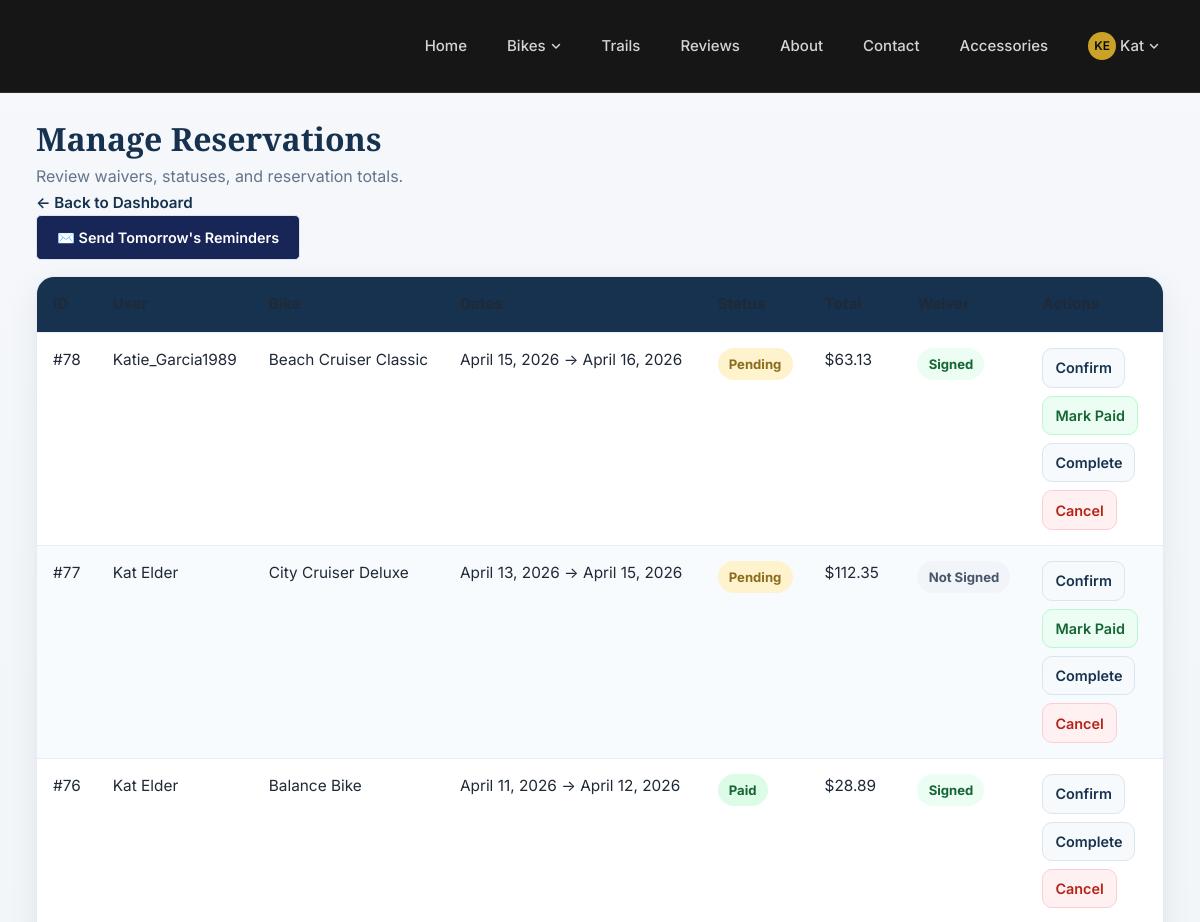
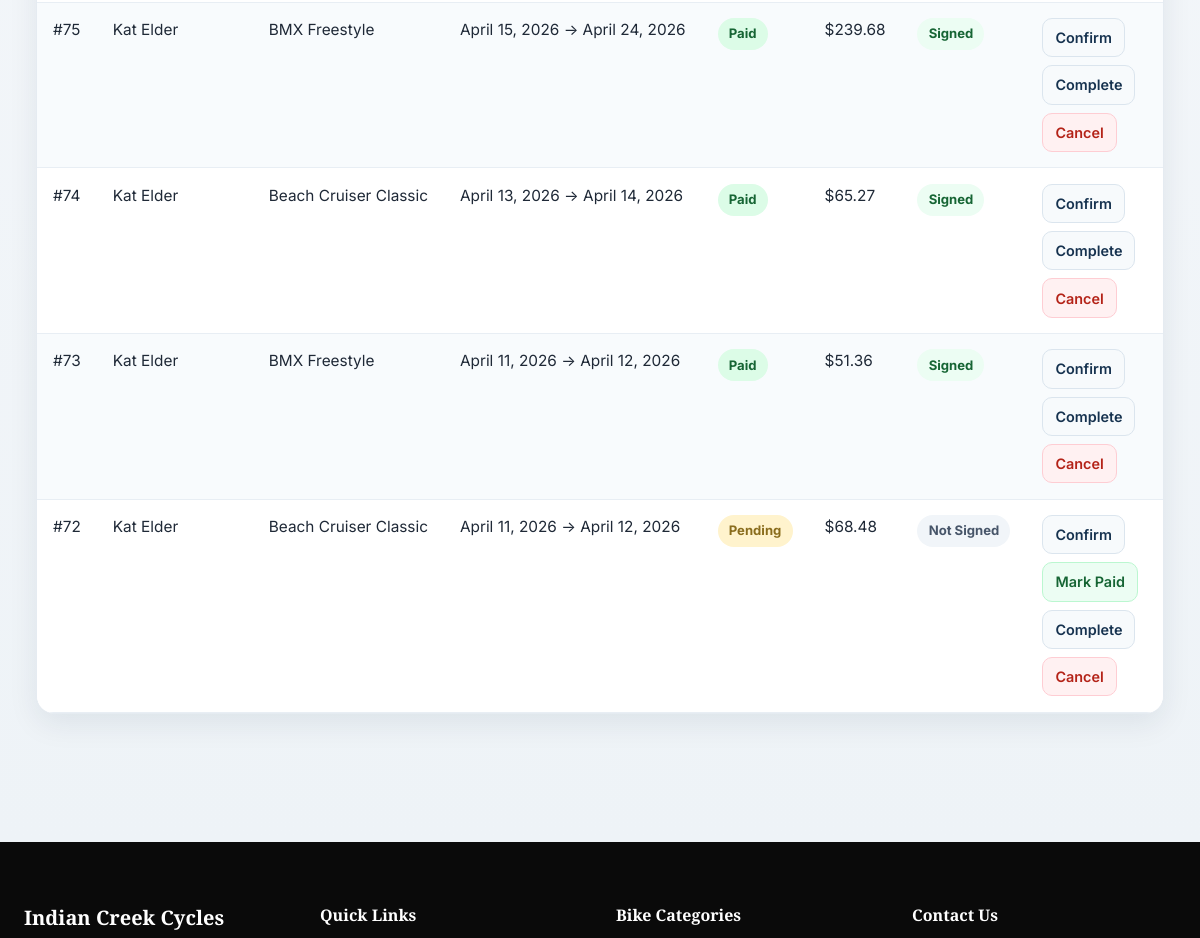
Before: /admin-dashboard/reservations/ (signed in, upper part) with the older database file (2 pictures, top to bottom).
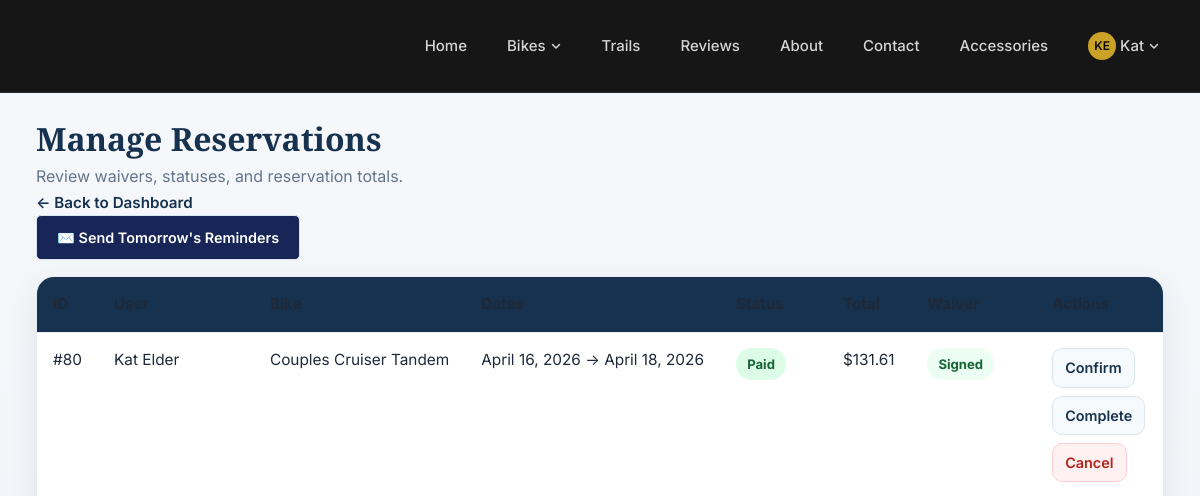
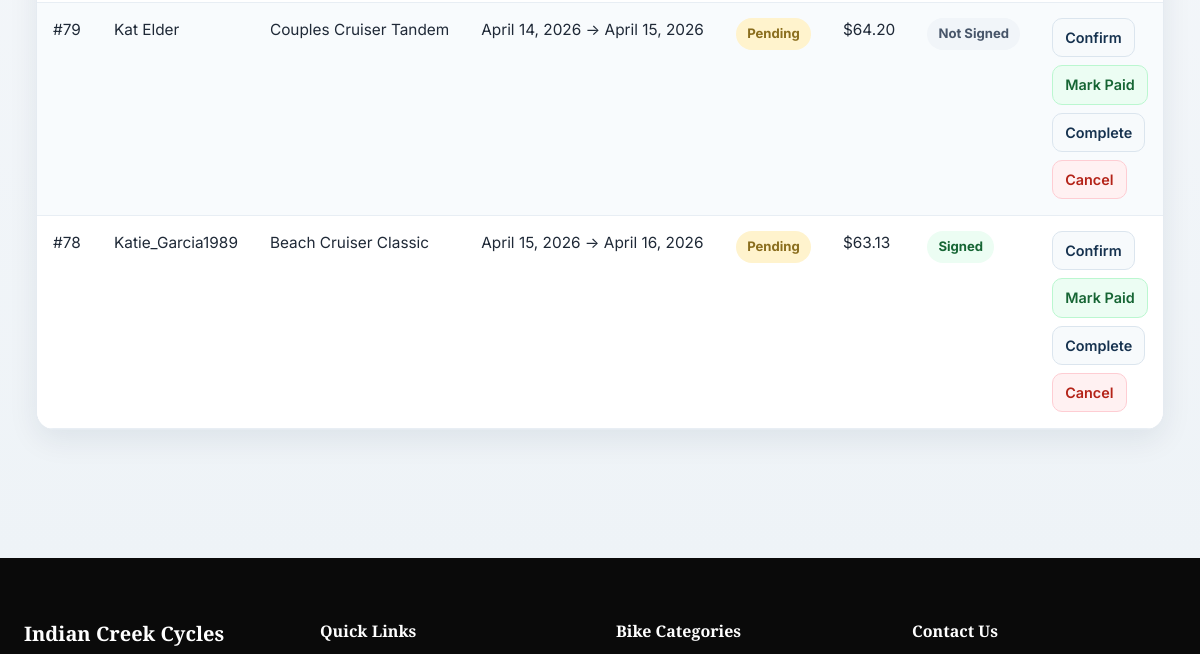
After: the same page with the newer database file (2 pictures, top to bottom).
### reservations/models.py (models this page shows, shortened)
class Reservation(models.Model):
    STATUS_CHOICES = [
        ('pending', 'Pending'),
        ('confirmed', 'Confirmed'),
        ('paid', 'Paid'),
        ('active', 'Active'),
        ('completed', 'Completed'),
        ('cancelled', 'Cancelled'),
    ]
    RENTAL_TYPES = [
        ('hourly', 'Hourly'),
        ('daily', 'Daily'),
        ('weekly', 'Weekly'),
    ]
    user = models.ForeignKey(settings.AUTH_USER_MODEL, on_delete=models.CASCADE, related_name='reservations')
    bike = models.ForeignKey(Bike, on_delete=models.CASCADE, related_name='reservations')
    pickup_location = models.ForeignKey(Location, on_delete=models.SET_NULL, null=True, blank=True, related_name='reservations')
    qr_code = models.ImageField(upload_to='qr_codes/', blank=True, null=True)
    unlock_code = models.CharField(max_length=10, blank=True)
    rental_type = models.CharField(max_length=20, choices=RENTAL_TYPES, default='daily')
    rental_date = models.DateField()
    return_date = models.DateField()
    rental_duration = models.PositiveIntegerField(default=1, help_text="Duration in hours or days")
    status = models.CharField(max_length=20, choices=STATUS_CHOICES, default='pending')
    bike_price = models.DecimalField(max_digits=10, decimal_places=2, default=0)
    accessories_price = models.DecimalField(max_digits=10, decimal_places=2, default=0)
    subtotal = models.DecimalField(max_digits=10, decimal_places=2, default=0)
    tax_amount = models.DecimalField(max_digits=10, decimal_places=2, default=0)
    total_price = models.DecimalField(max_digits=10, decimal_places=2, default=0)
    waiver_signed = models.BooleanField(default=False)
    waiver_signed_at = models.DateTimeField(null=True, blank=True)
    created_at = models.DateTimeField(auto_now_add=True)
    updated_at = models.DateTimeField(auto_now=True)
    special_requests = models.TextField(blank=True, null=True)
    class Meta:
        ordering = ['-created_at']
    special_requests = models.TextField(blank=True, null=True, help_text="Customer requests from checkout.")
    admin_notes = models.TextField(blank=True, null=True, help_text="Internal notes for logistics/maintenance staff.")

### accounts/models.py (models this page shows, shortened)
class User(AbstractUser):
    phone = models.CharField(max_length=20, blank=True)
    address = models.TextField(blank=True)
    city = models.CharField(max_length=100, blank=True)
    state = models.CharField(max_length=100, blank=True)
    zip_code = models.CharField(max_length=10, blank=True)
    date_of_birth = models.DateField(null=True, blank=True)
    emergency_contact_name = models.CharField(max_length=100, blank=True)
    emergency_contact_phone = models.CharField(max_length=20, blank=True)
    is_newsletter_subscribed = models.BooleanField(default=False)
    created_at = models.DateTimeField(auto_now_add=True)
    updated_at = models.DateTimeField(auto_now=True)
    class Meta:
        ordering = ['-date_joined']
    def get_full_name(self):
        return f"{self.first_name} {self.last_name}".strip() or self.username
    def get_initials(self):
        if self.first_name and self.last_name:
            return f"{self.first_name[0]}{self.last_name[0]}".upper()
        return self.username[:2].upper()

### bikes/models.py (models this page shows, shortened)
class Bike(models.Model):
    BIKE_TYPES = [
        ('adult', 'Adult Bike'),
        ('kids', 'Kids Bike'),
        ('mountain', 'Mountain Bike'),
        ('tandem', 'Tandem Bike'),
    ]
    STATUS_CHOICES = [
        ('maintenance', 'At Dock'),
        ('in_use', 'On Trail'),
        ('available', 'In Shop')
    ]
    name = models.CharField(max_length=200)
    slug = models.SlugField(unique=True)
    serial_number = models.CharField(
        max_length=50,
        unique=True,
        null=True,
        blank=True,
        help_text="Unique ID for this physical unit (e.g., ICC-101)"
    )
    category = models.ForeignKey(
        BikeCategory,
        on_delete=models.CASCADE,
        related_name='bikes'
    )
    bike_type = models.CharField(max_length=20, choices=BIKE_TYPES)
    size = models.ForeignKey(
        BikeSize,
        on_delete=models.SET_NULL,
        null=True,
        blank=True,
        related_name='bikes'
    )
    description = models.TextField()
    features = models.TextField(help_text="List key features, one per line")
    price_per_day = models.DecimalField(max_digits=8, decimal_places=2)
    price_per_hour = models.DecimalField(max_digits=8, decimal_places=2, null=True, blank=True)
    image = models.ImageField(upload_to='bikes/', blank=True, null=True)
    is_available = models.BooleanField(default=True)
    is_maintenance = models.BooleanField(default=False, help_text="Bike is under maintenance")
    maintenance_note = models.TextField(blank=True, help_text="Reason for maintenance")
    location = models.ForeignKey(
        'locations.Location',
        on_delete=models.SET_NULL,
        null=True,
        blank=True,
        related_name='bikes'
    )
    status = models.CharField(
        max_length=20,
        choices=STATUS_CHOICES,
        default='available'
    )
    created_at = models.DateTimeField(auto_now_add=True)
    updated_at = models.DateTimeField(auto_now=True)
    class Meta:
        ordering = ['category', 'name']

### core/views.py (the view)
# urls.py: path("admin-dashboard/reservations/", views.admin_reservations, name="admin_reservations"),
@staff_member_required
def admin_reservations(request):
    reservations = Reservation.objects.select_related("user", "bike").order_by("-created_at")
    return render(request, "admin_dashboard/admin_reservations.html", {"reservations": reservations})

### templates/admin_dashboard/admin_reservations.html (shortened to what this page needs)
{% extends "admin_dashboard/base.html" %}
{% block content %}
<section class="admin-page">
    <div class="admin-shell">
        <div class="admin-wrap">
            <div class="admin-page-header">
                <div>
                    <h1 class="admin-title-row">
                        <span>Manage Reservations</span>
                    </h1>
                    <p>Review waivers, statuses, and reservation totals.</p>
                    <a href="{% url 'admin_dashboard' %}" class="admin-back-link">
                            ← Back to Dashboard
                        </a>
        <div class="admin-header-actions">
            <a href="{% url 'send_reminders' %}" class="admin-btn" style="background-color: #182557; color: white; padding: 10px 20px; border-radius: 5px; text-decoration: none; display: inline-block;">
                ✉️ Send Tomorrow's Reminders
            </a>
        </div>
    </div>
    <div class="admin-card">
        <div class="admin-table-wrap">
            <table class="admin-table">
                <thead>
                    <tr>
                        <th>ID</th>
                        <th>User</th>
                        <th>Bike</th>
                        <th>Dates</th>
                        <th>Status</th>
                        <th>Total</th>
                        <th>Waiver</th>
                        <th>Actions</th>
                    </tr>
                </thead>
                <tbody>
                    {% for reservation in reservations %}
                    <tr>
                        <td>#{{ reservation.id }}</td>
                        <td>{{ reservation.user.get_full_name|default:reservation.user.username }}</td>
                        <td>{{ reservation.bike.name }}</td>
                        <td>{{ reservation.rental_date }} → {{ reservation.return_date }}</td>
                        <td>
                            <span class="status-pill status-{{ reservation.status }}">
                                {{ reservation.status }}
                            </span>
                        </td>
                        <td>${{ reservation.total_price }}</td>
                        <td>
                            <span class="boolean-pill {% if reservation.waiver_signed %}boolean-yes{% else %}boolean-no{% endif %}">
                                {% if reservation.waiver_signed %}Signed{% else %}Not Signed{% endif %}
                            </span>
                        </td>
                        <td>
                            <div class="admin-actions">
                                {% if reservation.status != "confirmed" %}
                                    <a class="admin-btn" href="{% url 'update_reservation_status' reservation.id 'confirmed' %}">Confirm</a>
                                {% endif %}
                                {% if reservation.status != "paid" %}
                                    <a class="admin-btn admin-btn-success" href="{% url 'update_reservation_status' reservation.id 'paid' %}">Mark Paid</a>
                                {% endif %}
                                {% if reservation.status != "completed" %}
                                    <a class="admin-btn" href="{% url 'update_reservation_status' reservation.id 'completed' %}">Complete</a>
                                {% endif %}
                                {% if reservation.status != "cancelled" %}
                                    <a class="admin-btn admin-btn-danger" href="{% url 'update_reservation_status' reservation.id 'cancelled' %}">Cancel</a>
                                {% endif %}
                            </div>
                        </td>
                    </tr>
                    {% endfor %}
                </tbody>
            </table>
        </div>
    </div>
</div>
{% endblock %}

Changed rows visible on the page:
removed Reservation: id "77", user.get_full_name "Kat Elder", bike.name "City Cruiser Deluxe", rental_date "April 13, 2026", return_date "April 15, 2026", status "Pending", total_price "112.35", waiver_signed "Not Signed", shows "Confirm", shows "Mark Paid", shows "Complete", shows "Cancel"
removed Reservation: id "76", user.get_full_name "Kat Elder", bike.name "Balance Bike", rental_date "April 11, 2026", return_date "April 12, 2026", status "Paid", total_price "28.89", waiver_signed "Signed", shows "Confirm", shows "Complete", shows "Cancel"
removed Reservation: id "75", user.get_full_name "Kat Elder", bike.name "BMX Freestyle", rental_date "April 15, 2026", return_date "April 24, 2026", status "Paid", total_price "239.68", waiver_signed "Signed", shows "Confirm", shows "Complete", shows "Cancel"
removed Reservation: id "74", user.get_full_name "Kat Elder", bike.name "Beach Cruiser Classic", rental_date "April 13, 2026", return_date "April 14, 2026", status "Paid", total_price "65.27", waiver_signed "Signed", shows "Confirm", shows "Complete", shows "Cancel"
removed Reservation: id "73", user.get_full_name "Kat Elder", bike.name "BMX Freestyle", rental_date "April 11, 2026", return_date "April 12, 2026", status "Paid", total_price "51.36", waiver_signed "Signed", shows "Confirm", shows "Complete", shows "Cancel"
removed Reservation: id "72", user.get_full_name "Kat Elder", bike.name "Beach Cruiser Classic", rental_date "April 11, 2026", return_date "April 12, 2026", status "Pending", total_price "68.48", waiver_signed "Not Signed", shows "Confirm", shows "Mark Paid", shows "Complete", shows "Cancel"
added Reservation: id "80", user.get_full_name "Kat Elder", bike.name "Couples Cruiser Tandem", rental_date "April 16, 2026", return_date "April 18, 2026", status "Paid", total_price "131.61", waiver_signed "Signed", shows "Confirm", shows "Complete", shows "Cancel"
added Reservation: id "79", user.get_full_name "Kat Elder", bike.name "Couples Cruiser Tandem", rental_date "April 14, 2026", return_date "April 15, 2026", status "Pending", total_price "64.20", waiver_signed "Not Signed", shows "Confirm", shows "Mark Paid", shows "Complete", shows "Cancel"
